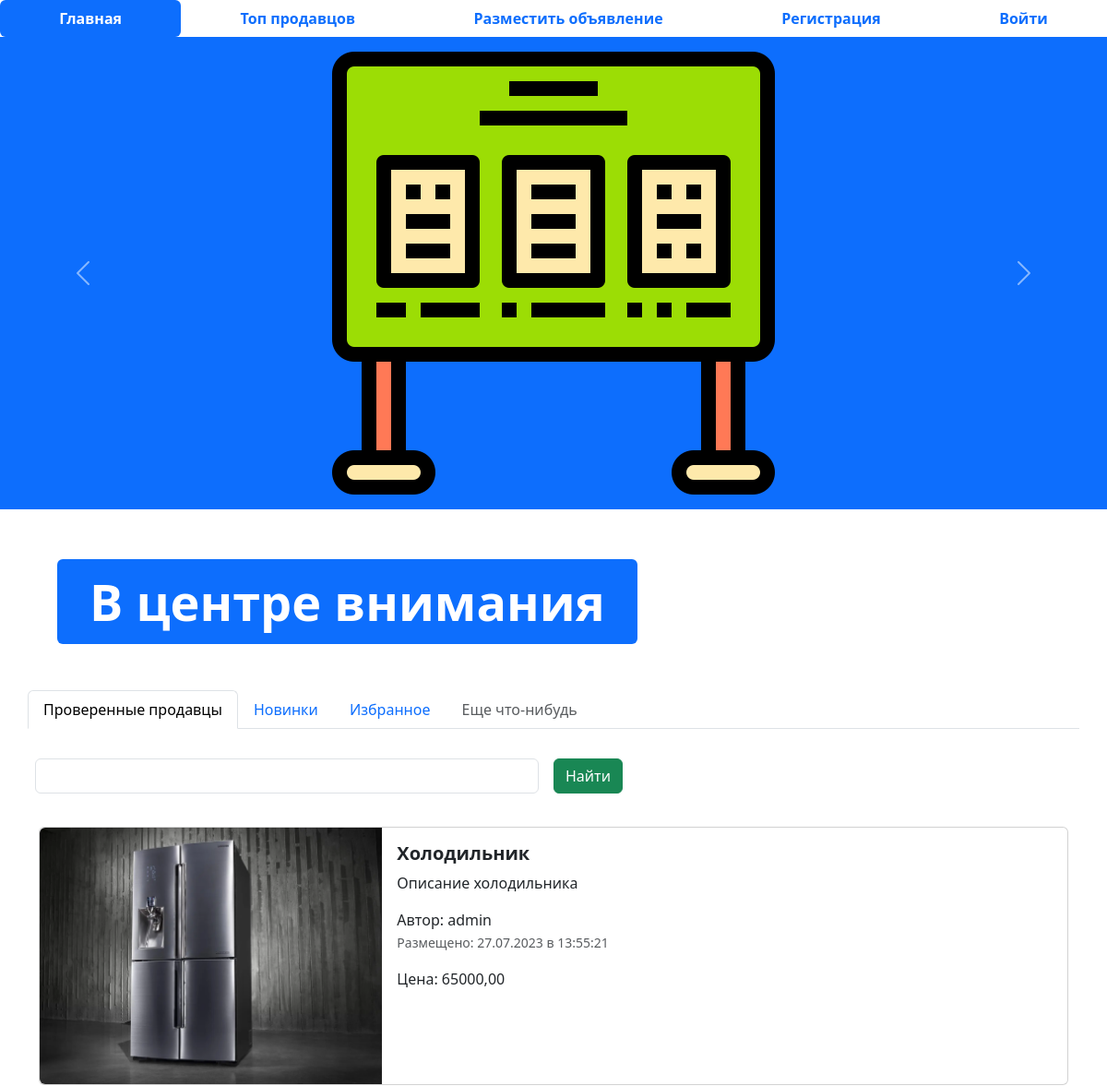
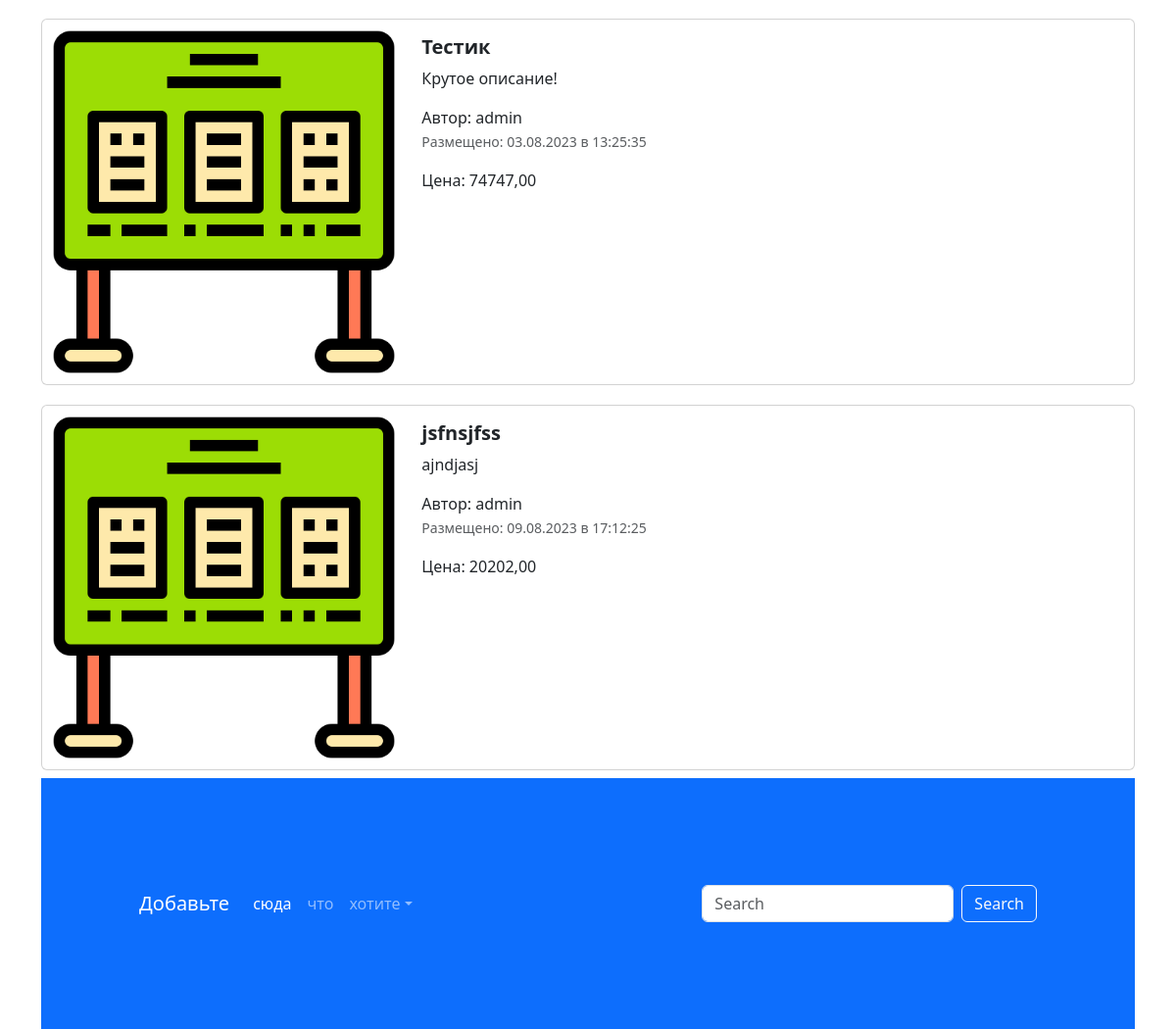
The page / on the database its author committed (2 pictures, top to bottom).
### app_advertisment/models.py (models this page shows, shortened)
class Advertisement(models.Model):
    title = models.CharField('Заголовок', max_length=128)
    description = models.TextField('Описание')
    price = models.DecimalField('Цена', max_digits=10, decimal_places=2)
    auction = models.BooleanField('Торг', help_text='Отьметьте, если торг уместен')
    created_at = models.DateTimeField('Дата и время создания', auto_now_add=True)
    updated_at = models.DateTimeField('Дата и время изменения', auto_now=True)
    user = models.ForeignKey(User, verbose_name='Пользователь', on_delete=models.CASCADE)
    image = models.ImageField('Изображение', upload_to='advertisements/', null=True, blank=True)
    @admin.display(description='Дата создания')
    def created_date(self):
        if self.created_at.date() == timezone.now().date():
            created_time = self.created_at.time().strftime('%H:%M:%S')
            return format_html(
                '<span style="color: green; font-weight: bold;">Сегодня в {}</span>', created_time
            )
        return self.created_at.strftime('%d.%m.%Y в %H:%M:%S')
    class Meta:
        db_table = "advertisements"

### app_advertisment/views.py (the view)
# urls.py: path('', index, name='main_page'),
def index(request):
    advertisements = Advertisement.objects.all()
    context = {'advertisements': advertisements}
    return render(request, 'app_advertisement/index.html', context)

### templates/app_advertisement/index.html (shortened to what this page needs)
{% extends 'base.html' %}
{% load static %}
{% block content %}
<ul class="nav nav-pills sticky-top bg-white nav-fill">
  <li class="nav-item">
    <a class="nav-link active" aria-current="page" href="{% url 'main_page' %}">
      <span style="font-weight: bold;">Главная</span>
    </a>
  </li>
  <li class="nav-item">
    <a class="nav-link" href="{% url 'top_sellers' %}"><span style="font-weight: bold;">Топ продавцов</span>
    </a>
  </li>
  <li class="nav-item">
    <a class="nav-link" href="{% url 'adv_post' %}">
      <span style="font-weight: bold;">Разместить объявление</span>
    </a>
  </li>
  {% if not user.is_authenticated %}
  <li class="nav-item">
    <a class="nav-link" href="{% url 'register' %}">
      <span style="font-weight: bold;">Регистрация</span>
    </a>
  </li>
  <li class="nav-item">
    <a class="nav-link" href="{% url 'login' %}">
      <span style="font-weight: bold;">Войти</span>
    </a>
  </li>
  {% endif %}
</ul>
<div id="carouselExampleControls" class="carousel slide bg-primary" data-bs-ride="carousel">
  <div class="carousel-inner">
    <div class="carousel-item active">
      <img src="{% static 'img/123.png' %}" class="mx-auto d-block w-33" alt="...">
    </div>
  </div>
  <button class="carousel-control-prev" type="button" data-bs-target="#carouselExampleControls" data-bs-slide="prev">
    <span class="carousel-control-prev-icon" aria-hidden="true"></span>
  </button>
  <button class="carousel-control-next" type="button" data-bs-target="#carouselExampleControls" data-bs-slide="next">
    <span class="carousel-control-next-icon" aria-hidden="true"></span>
  </button>
</div>
<div class="container" style="margin: 50px;">
  <div class="display-2">
    <span class="badge bg-primary">В центре внимания</span>
  </div>
</div>
<div class="container">
  <div class="row">
    <ul class="nav nav-tabs bg-white">
      <li class="nav-item">
        <a class="nav-link active" aria-current="page" href="#">Проверенные продавцы</a>
      </li>
      <li class="nav-item">
        <a class="nav-link" href="#">Новинки</a>
      </li>
      <li class="nav-item">
        <a class="nav-link" href="#">Избранное</a>
      </li>
      <li class="nav-item">
        <a class="nav-link disabled" href="#" tabindex="-1" aria-disabled="true">Еще что-нибудь</a>
      </li>
    </ul>
    <form class="row g-3">
      <div class="col-auto w-50">
        <input type="text" class="form-control">
      </div>
      <div class="col-auto">
        <button type="submit" class="btn btn-success mb-3">Найти</button>
      </div>
    </form>
  </div>
  {% for adv in advertisements %}
  <div class="col">
    <div class="card mb-2" style="max-width: 1200px; margin-top: 20px;">
      <div class="row g-0">
        <div class="col-md-4">
          <a href="advertisement.html" class="nav-link">
            <img src="{% if adv.image %} {{ adv.image.url }} {% else %} {% static 'img/123.png' %} {% endif %}" class="img-fluid rounded-start" alt="Card title">
          </a>
        </div>
        <div class="col-md-8">
          <div class="card-body">
            <h5 class="card-title">
              <a href="advertisement.html" class="nav-link"><strong>{{ adv.title }}</strong></a>
            </h5>
            <a href="advertisement.html" class="nav-link">
              <p class="card-text">
                {{ adv.description }}
              </p>
              <span>Автор: {{ adv.user }}</span>
              <p class="card-text"><small class="text-muted">Размещено: {{ adv.created_date }}</small></p>
              <span>Цена: {{ adv.price }}</span>
            </a>
          </div>
        </div>
      </div>
    </div>
  {% endfor %}
<footer style="padding: 100px;" class="bg-primary">
  <nav class="navbar navbar-expand-sm navbar-dark">
    <a class="navbar-brand" href="#">Добавьте</a>
    <div class="collapse navbar-collapse" id="collapsibleNavId">
      <ul class="navbar-nav me-auto mt-2 mt-lg-0">
        <li class="nav-item">
          <a class="nav-link active" href="#" aria-current="page">сюда</a>
        </li>
        <li class="nav-item">
          <a class="nav-link" href="#">что</a>
        </li>
        <li class="nav-item dropdown">
          <a class="nav-link dropdown-toggle" href="#" id="dropdownId" data-bs-toggle="dropdown" aria-haspopup="true"
             aria-expanded="false">хотите</a>
        </li>
      </ul>
      <form class="d-flex my-2 my-lg-0">
        <input class="form-control me-sm-2" type="text" placeholder="Search">
        <button class="btn btn-outline-light my-2 my-sm-0" type="submit">Search</button>
      </form>
    </div>
  </nav>
</footer>
{% endblock %}

### templates/base.html (shortened to what this page needs)
{% load static %}
<!DOCTYPE html>
<html lang="en">
<head>
  <link href="{% static 'css/bootstrap.min.css' %}" rel="stylesheet">
  <link rel="stylesheet" href="{% static 'css/fontello.css' %}">
</head>
<body>
    {% block content %}
    {% endblock %}
</body>

### rows shown on the page
Advertisement: image (picture), title "Холодильник", description "Описание холодильника", user "admin", created_date "27.07.2023 в 13:55:21", price "65000,00"
Advertisement: title "Тестик", description "Крутое описание!", user "admin", created_date "03.08.2023 в 13:25:35", price "74747,00"
Advertisement: title "jsfnsjfss", description "ajndjasj", user "admin", created_date "09.08.2023 в 17:12:25", price "20202,00"
